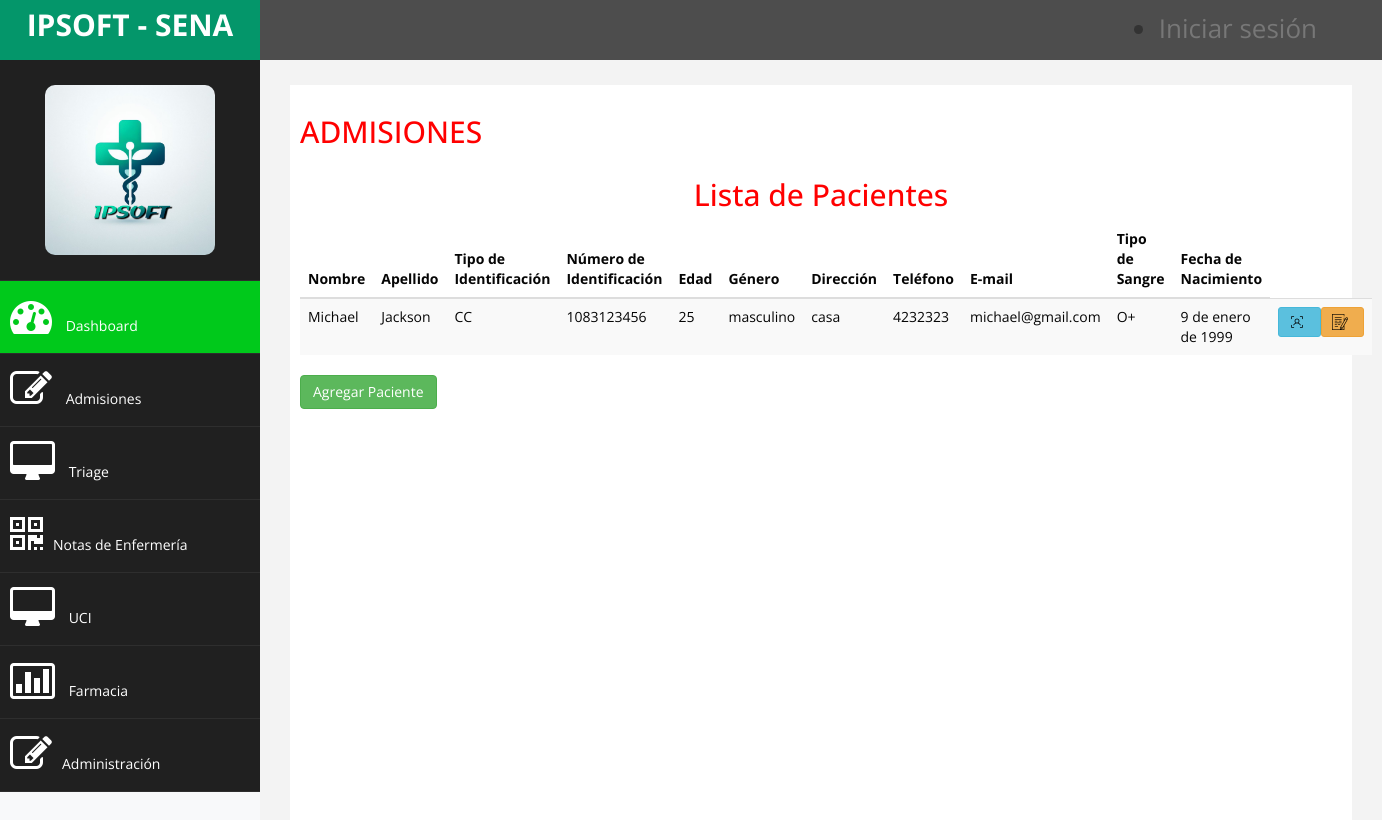
The app's page /pacientes/ with its own data.
### admision/models.py (models this page shows)
class paciente(models.Model):
    nombre_paciente = models.CharField(max_length=100)
    apellido_paciente = models.CharField(max_length=100)
    tipo_identificacion = models.CharField(max_length=100)
    numero_identificacion = models.BigIntegerField(default=0)
    edad_paciente = models.IntegerField()
    genero_paciente = models.CharField(max_length=10)
    direccion_paciente = models.CharField(max_length=100)
    telefono_paciente = models.CharField(max_length=20)
    correo_paciente = models.EmailField(null=True, blank=True)
    tipo_sangre = models.CharField(max_length=20)
    fecha_nacimiento = models.DateField()

### admision/views.py (the view)
# urls.py: path('pacientes/', views.listado_pacientes, name='listado_pacientes'),  # Listado de pacientes
def listado_pacientes(request):
    pacientes = paciente.objects.all()
    return render(request, 'ventanas/paciente_listado.html', {'pacientes': pacientes})

### admision/templates/ventanas/paciente_listado.html (shortened to what this page needs)
{% extends "base.html" %}
{% block contenido %}
{% load static %}
<body>
    <link href={% static 'assets/css/index.css'%} rel="stylesheet" />
 <div id="page-wrapper" >
    <div id="page-inner">
        <div class="row">
            <div class="col-lg-12">
             <h2>ADMISIONES</h2>
            </div>
        </div>
<div class="col-md-12 mb-2">
    <h2 class="text-center text-uppercase">
        Lista de Pacientes
    </h2>
</div>
{% if pacientes %}
    <div class="table-responsive">
        <table class="table table-striped table-hover">
            <thead>
                <tr>
                    <th>Nombre</th>
                    <th>Apellido</th>
                    <th>Tipo de Identificación</th>
                    <th>Número de Identificación</th>
                    <th>Edad</th>
                    <th>Género</th>
                    <th>Dirección</th>
                    <th>Teléfono</th>
                    <th>E-mail</th>
                    <th>Tipo de Sangre</th>
                    <th>Fecha de Nacimiento</th>
                </tr>
            </thead>
            <tbody>
                {% for paciente in pacientes %}
                <tr>
                    <td>{{ paciente.nombre_paciente }}</td>
                    <td>{{ paciente.apellido_paciente }}</td>
                    <td>{{ paciente.tipo_identificacion }}</td>
                    <td>{{ paciente.numero_identificacion }}</td>
                    <td>{{ paciente.edad_paciente }}</td>
                    <td>{{ paciente.genero_paciente }}</td>
                    <td>{{ paciente.direccion_paciente }}</td>
                    <td>{{ paciente.telefono_paciente }}</td>
                    <td>{{ paciente.correo_paciente }}</td>
                    <td>{{ paciente.tipo_sangre }}</td>
                    <td>{{ paciente.fecha_nacimiento }}</td>
                    <td>
                        <span style="display: flex; justify-content: space-between">
                            <a href="{% url 'detalle_paciente' paciente.id %}" class="btn btn-info btn-sm" title="Ver Detalles del Paciente">
                                <img src="{% static 'img/avatar.png' %}" alt="Logo" style="width: 16px; height: 16px; margin-right: 5px;">
                            </a>
                            <a href="{% url 'editar_paciente' paciente.id %}" class="btn btn-warning btn-sm" title="Editar datos del Paciente">
                                <img src="{% static 'img/favicon.png' %}" alt="Logo" style="width: 16px; height: 16px; margin-right: 5px;">
                            </a>
                        </span>
                    </td>
                </tr>
                {% endfor %}
            </tbody>
        </table>
    </div>
    {% else %}
    <p class="text-center">No hay pacientes registrados 😭.</p>
{% endif %}
<a href="{% url 'agregar_paciente' %}" class="btn btn-success">Agregar Paciente</a>
{% endblock %}

### Farmacia/templates/base.html (shortened to what this page needs)
{% load static %}
<!DOCTYPE html>
<html xmlns="http://www.w3.org/1999/xhtml">
    <html lang="es">
<head>
            <link href={% static 'assets/css/bootstrap.css' %} rel="stylesheet" />
            <link href={% static 'assets/css/font-awesome.css'%} rel="stylesheet" />
            <link href={% static 'assets/js/morris/morris-0.4.3.min.css'%} rel="stylesheet" />
            <link href={% static 'assets/css/custom.css'%} rel="stylesheet" />
            <link href={% static 'assets/css/proyectos.css'%} rel="stylesheet" />
        </head>
        <body>
            <div id="wrapper">
                <nav class="navbar navbar-default navbar-cls-top " role="navigation" style="margin-bottom: 0">
                    <div class="navbar-header">
                      <a class="navbar-brand" href="{% url 'index' %}">IPSOFT - SENA </a>
                     </div>
                         <div style=" padding: 10px 50px 8px 50px; float: right; font-size: 26px;">
                          <div class="collapse navbar-collapse" id="navbarNav">
                                <ul class="navbar-nav ml-auto">
                                    {% if user.is_authenticated %}
                                    <li class="nav-item">
                                        <a class="nav-link" style="color: white; margin-right: 10px;" href="#">Hola, {{ user.username }}</a>
                                    </li>
                                    <li class="nav-item">
                                        <form method="post" action="{% url 'logout' %}">
                                            {% csrf_token %}
                                            <button type="submit" class="btn btn-danger nav-link" style="color: white;">Cerrar sesión</button>
                                        </form>
                                    </li>
                                    {% else %}
                                    <li class="nav-item">
                                        <a class="nav-link" href="{% url 'login' %}">Iniciar sesión</a>
                                    </li>
                                    {% endif %}
                                   </ul>
                            </div>
                        </div>
                    </div>
                        <nav class="navbar-default navbar-side" role="navigation">
                    <div class="sidebar-collapse">
                        <ul class="nav" id="main-menu">
                        <li class="text-center">
                            <img src={% static 'assets/img/ipsoft.png'%} class="user-image img-responsive"/>
                        </li>
                            <li><a class="active-menu"  href="{% url 'index' %}"><i class="fa fa-dashboard fa-3x"></i> Dashboard</a></li>
                            <li><a  href="{% url 'admisiones' %}"><i class="fa fa-edit fa-3x"></i> Admisiones</a></li>
                            <li><a  href="{% url 'triage' %}"><i class="fa fa-desktop fa-3x"></i> Triage</a></li>
                            <li><a  href="{% url 'lista' %}"><i class="fa fa-qrcode fa-3x"></i>Notas de Enfermería</a></li>
                            <li><a  href="{% url 'monitor' %}"><i class="fa fa-desktop fa-3x"></i> UCI</a></li>
                            <li><a   href="#"><i class="fa fa-bar-chart-o fa-3x"></i> Farmacia</a>
                            </li>
                            <li><a   href="#"><i class="fa fa-edit fa-3x"></i>Administración</a>
                            </li>
                        </ul>
                    </div>
                </nav>
{% block contenido %}
{% endblock contenido %}
</body>
</html>

### static/assets/css/custom.css (style rules this page uses)
body { font-family: 'Open Sans', sans-serif; }
#wrapper { width: 100%; background:#202020; }
#page-wrapper { padding: 15px 15px; min-height: 600px; background:#F3F3F3; }
#page-inner { width:100%; margin:10px 20px 10px 0px; background-color:#fff!important; padding:10px; min-height:1200px; }
.text-center { text-align:center; }
h2 { color: #f00; }
.user-image { margin: 25px auto; -webkit-border-radius: 10px; -moz-border-radius: 10px; border-radius: 10px; max-height:170px; max-width:170px; }
.navbar-cls-top .navbar-brand { color: #fff; background: #046e6e; width: 260px; text-align: center; height: 60px; font-size: 30px; font-weight: 700; }
.active-menu { background-color:#00c91b!important; }
.sidebar-collapse , .sidebar-collapse .nav { background:none; }
.sidebar-collapse .nav { padding:0; }
.sidebar-collapse .nav > li > a { color:#fff; background:#202020; text-shadow:none; }
.sidebar-collapse > .nav > li > a { padding:15px 10px; }
.sidebar-collapse > .nav > li { border-bottom: 1px solid rgba(107, 108, 109, 0.19); }
.navbar-side { border:none; background-color: #202020; }
.navbar-cls-top { background:#4D4D4D; border-bottom:none; }
.navbar-default { border:0px solid black; }
.navbar-header { background: #95caaf; }
.nav > li > a > i { margin-right:10px; }
@media (min-width:768px) { #page-wrapper { margin: 0 0 0 260px; padding: 15px 30px; min-height: 1200px; } }
@media (min-width:768px) { .navbar-side { z-index: 1; position: absolute; width: 260px; } }
@media (min-width:768px) { .navbar { border-radius: 0px; } }

### static/assets/css/proyectos.css (style rules this page uses)
html { font-family: sans-serif; -webkit-text-size-adjust: 100%; -ms-text-size-adjust: 100%; }

### static/assets/css/index.css (style rules this page uses)
body { background-color: #f8f9fa; }
.table th, .table td { color: #050505; }

### records on screen
paciente: nombre_paciente "Michael", apellido_paciente "Jackson", tipo_identificacion "CC", numero_identificacion "1083123456", edad_paciente "25", genero_paciente "masculino", direccion_paciente "casa", telefono_paciente "4232323", correo_paciente "michael@gmail.com", tipo_sangre "O+", fecha_nacimiento "9 de enero de 1999"
